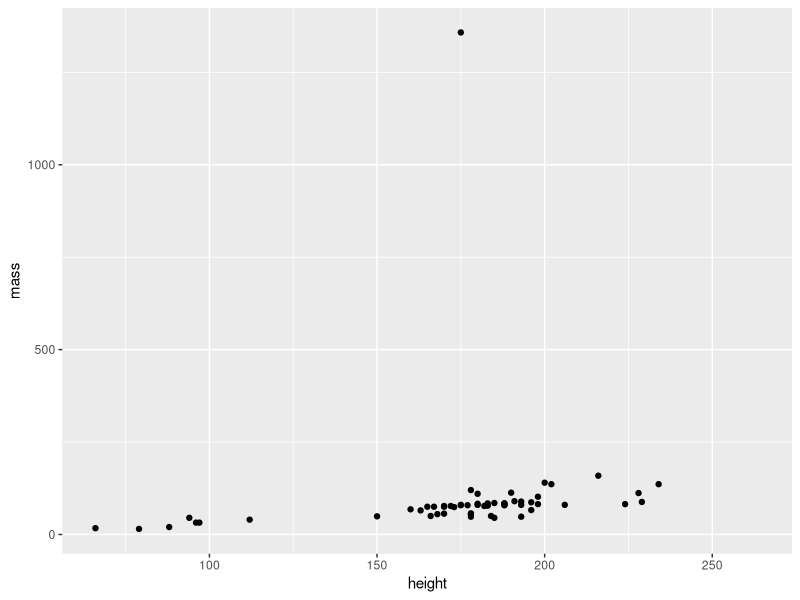
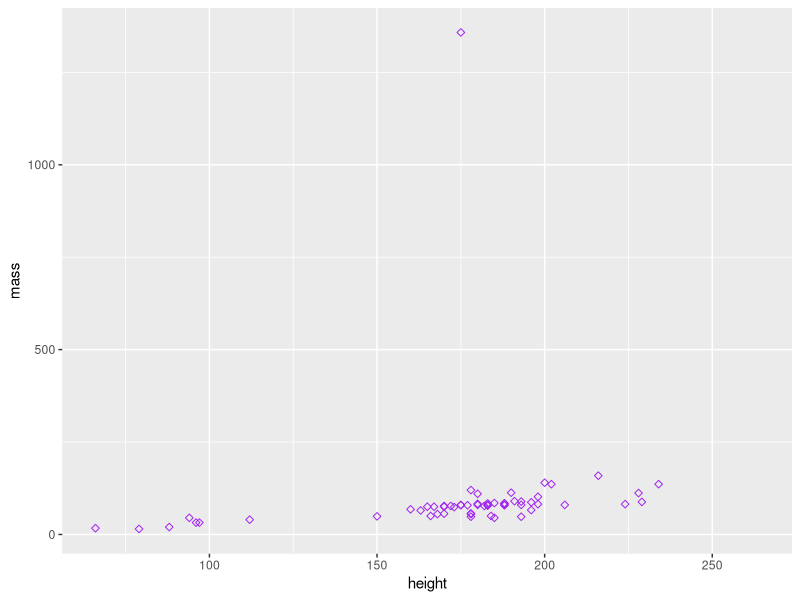
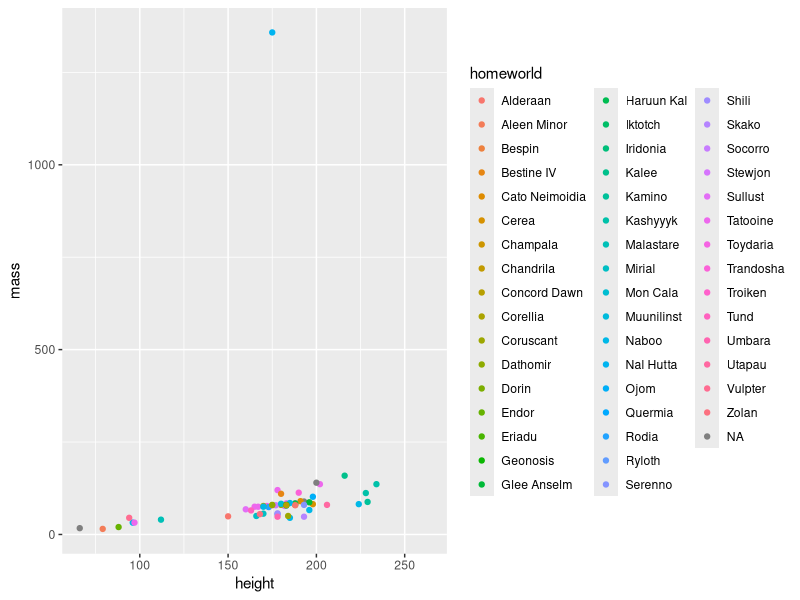
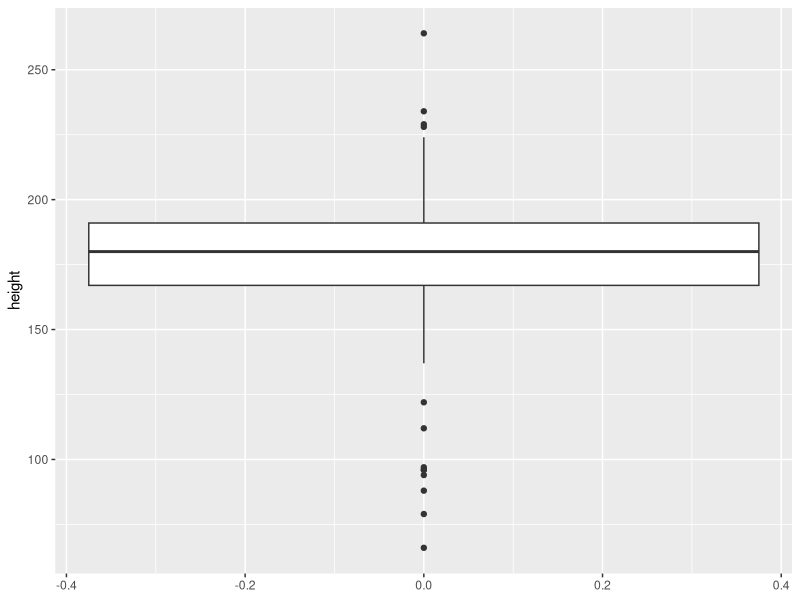
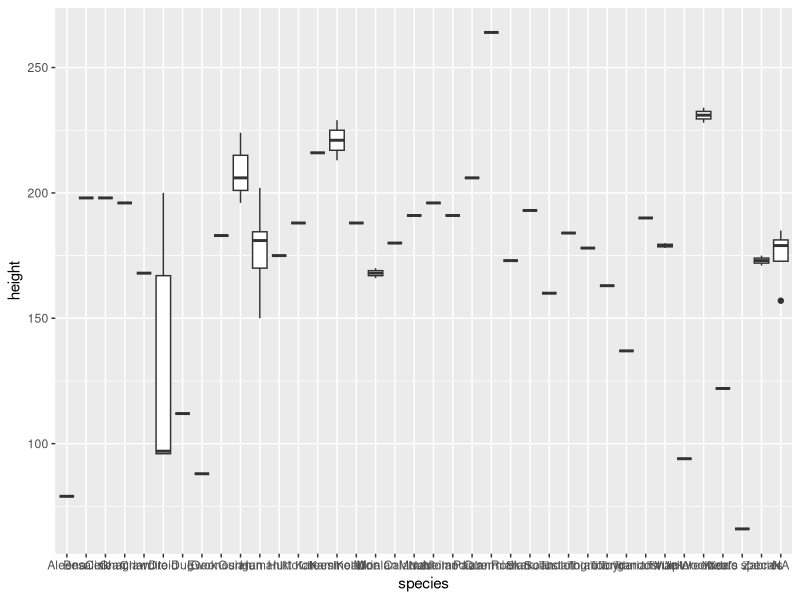
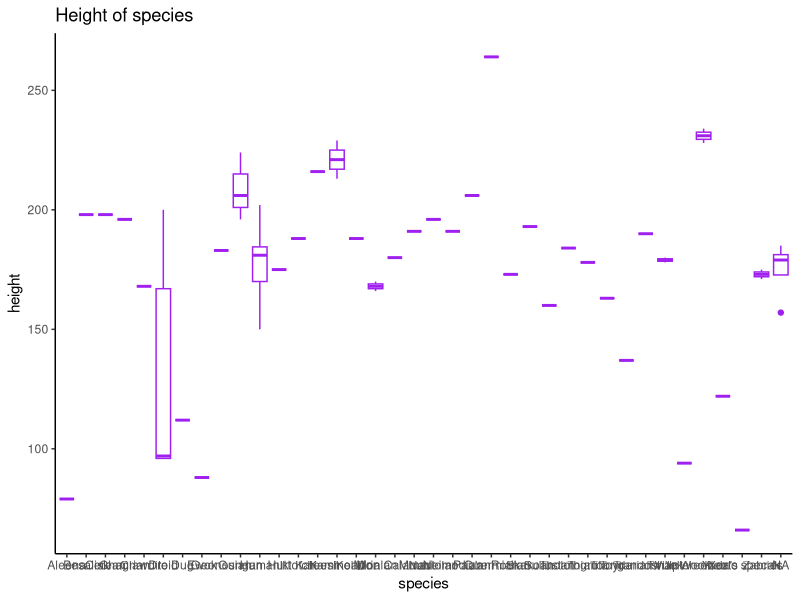
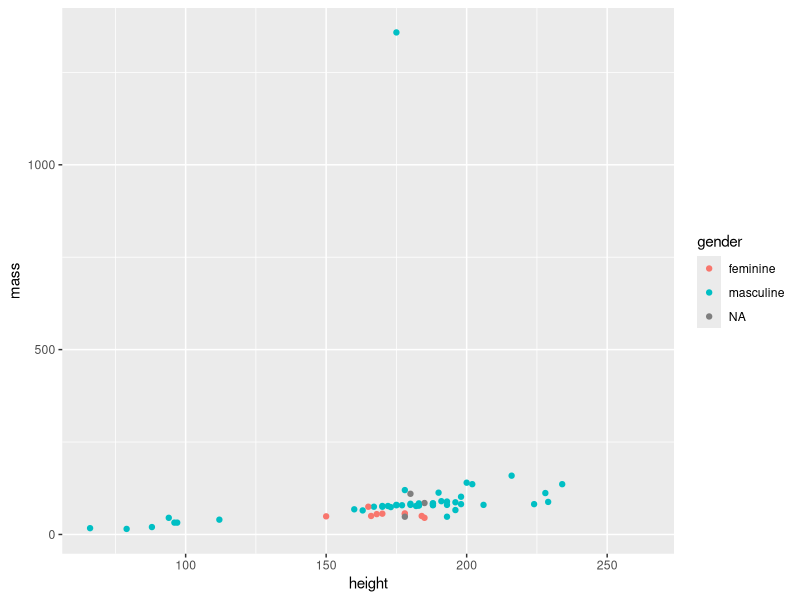
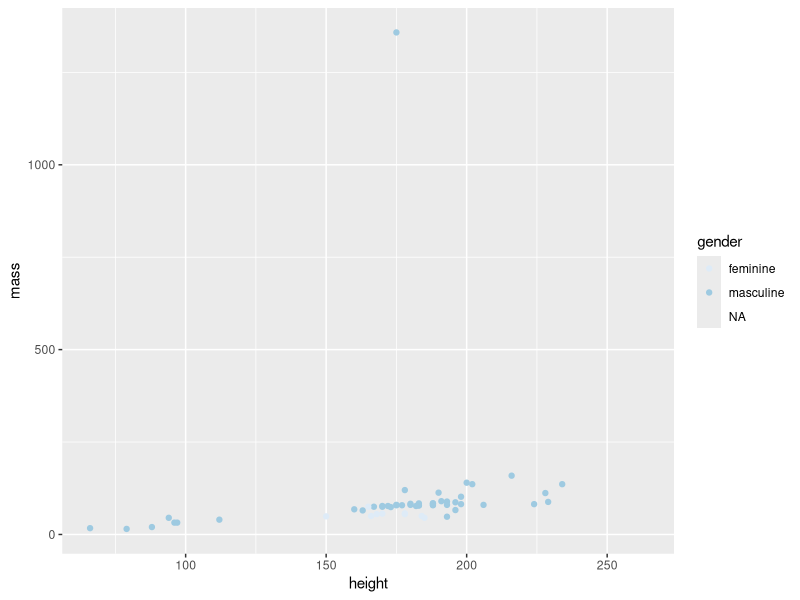

Reproduce these figures in R, in order.
## ---- chunk 1
library(tidyverse)
data("starwars")
## ---- chunk 2
library(ggplot2)
ggplot(starwars, aes(height, mass))+ geom_point()
## ---- chunk 3
ggplot(starwars, aes(height, mass))+ geom_point(shape= 5, color="purple")
## ---- chunk 4
ggplot(starwars, aes(height, mass, color=homeworld))+ geom_point()
## ---- chunk 5
ggplot(starwars, aes(y= height))+ geom_boxplot()
## ---- chunk 6
ggplot(starwars, aes(x= species, y= height))+ geom_boxplot()
## ---- chunk 7
ggplot(starwars, aes(species, height))+ geom_boxplot(fill= "white", color="purple")+ theme_classic()+ ggtitle(label = "Height of species")

#1. added color
#2. added theme
#3. added label
## ---- chunk 8
library(viridis)
ggplot(starwars, aes(height, mass, color=gender))+ geom_point()+ scale_fill_viridis(option="plasma", discrete=TRUE)
## ---- chunk 9
library(RColorBrewer)
ggplot(starwars, aes(height, mass, color=gender))+ geom_point()+ scale_color_brewer(palette="Blues") 
## ---- chunk 10
heightMassColor<- ggplot(starwars, aes(height, mass, color= gender))+ geom_boxplot()+ facet_wrap(~gender)
